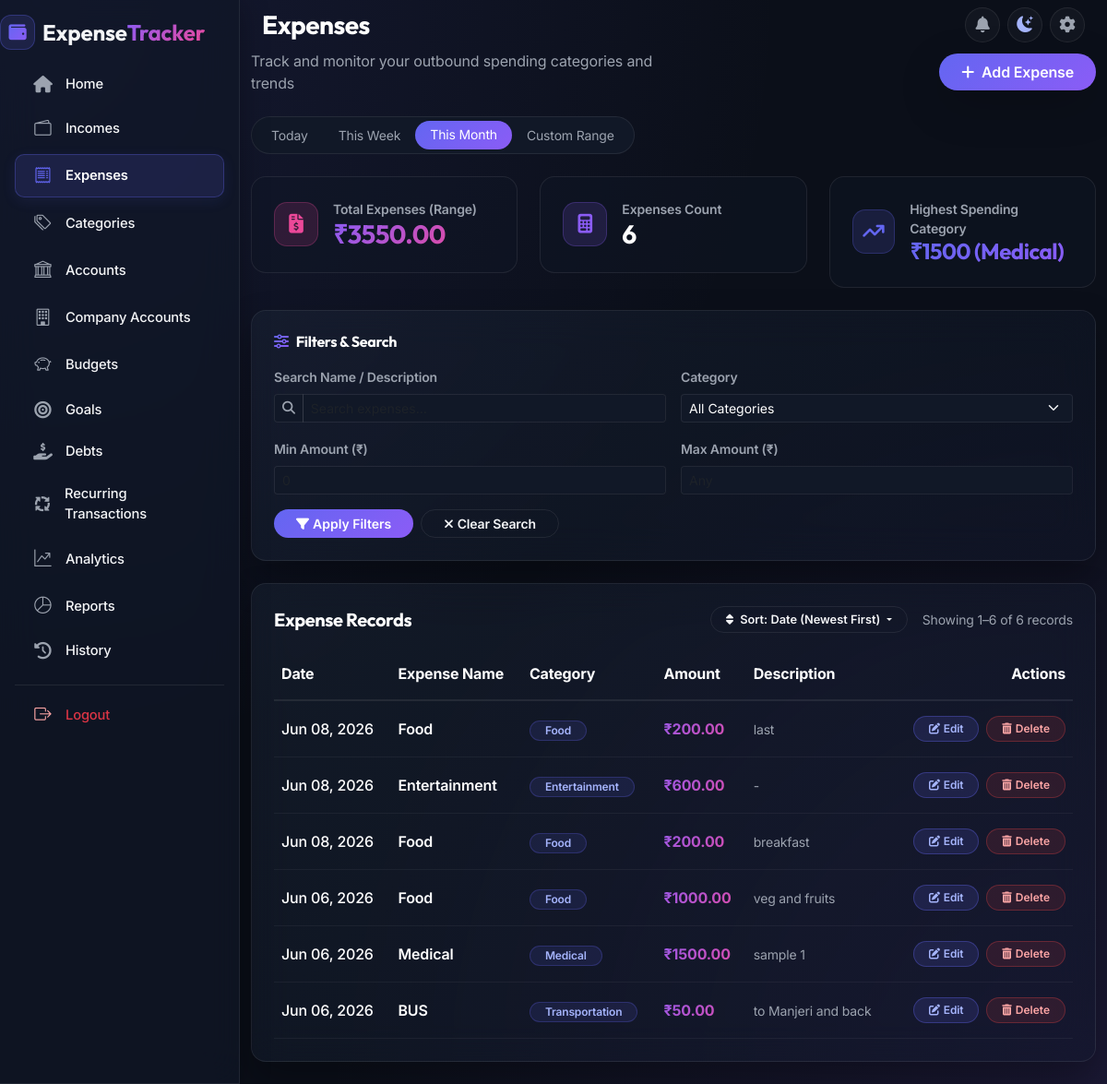
/expenses/ (signed in), run on an earlier commit of the app's database.
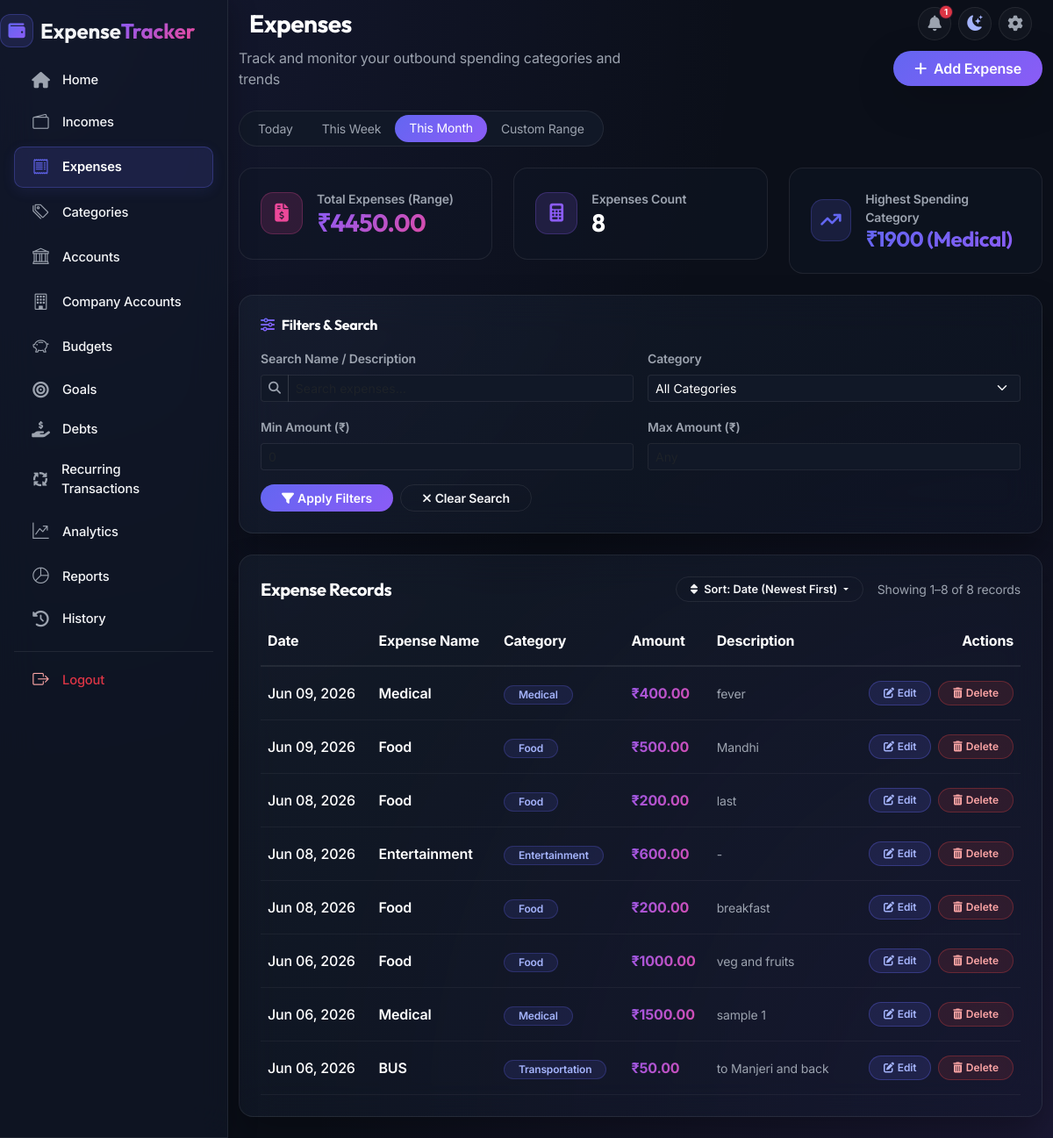
And on a later commit of the database.
### expenses/models.py (models this page shows, shortened)
class Expense(models.Model):
    user = models.ForeignKey(User, on_delete=models.CASCADE, related_name='expenses')
    account = models.ForeignKey('accounts.Account', on_delete=models.CASCADE, related_name='expenses', null=True, blank=True)
    name = models.CharField(max_length=200)
    amount = models.DecimalField(max_digits=12, decimal_places=2)
    date = models.DateField()
    description = models.TextField(blank=True, null=True)
    category = models.ForeignKey(Category, on_delete=models.SET_NULL, null=True, blank=True, related_name='expenses')
    labels = models.ManyToManyField(Label, blank=True, related_name='expenses')
    created_at = models.DateTimeField(auto_now_add=True)
    updated_at = models.DateTimeField(auto_now=True)
    class Meta:
        ordering = ['-date', '-created_at']

### categories/models.py (models this page shows)
class Category(models.Model):
    user = models.ForeignKey(User, on_delete=models.CASCADE, related_name='categories')
    name = models.CharField(max_length=100)
    description = models.TextField(blank=True, null=True)
    created_at = models.DateTimeField(auto_now_add=True)
    updated_at = models.DateTimeField(auto_now=True)
    class Meta:
        ordering = ['name']
        verbose_name_plural = 'Categories'
        unique_together = ('user', 'name')
    def __str__(self):
        return self.name

### expenses/views.py (the view, shortened to what this page needs)
# urls.py: path('expenses/', views.ExpenseListView.as_view(), name='expense-list'),
class ExpenseListView(LoginRequiredMixin, ListView):
    model = Expense
    template_name = 'expenses/expense_list.html'
    context_object_name = 'expenses'
    paginate_by = 15
    def get_queryset(self):
        qs = Expense.objects.filter(user=self.request.user).select_related('category').prefetch_related('labels')
        params = self.request.GET
        search = params.get('search', '').strip()
        if search:
            qs = qs.filter(Q(name__icontains=search) | Q(description__icontains=search))
        category = params.get('category', '').strip()
        start_date, end_date, date_filter = get_analytics_date_range(self.request)
        qs = qs.filter(date__range=(start_date, end_date))
        amount_min = params.get('amount_min', '').strip()
        amount_max = params.get('amount_max', '').strip()
        if amount_min:
            try:
                qs = qs.filter(amount__gte=float(amount_min))
            except ValueError:
                pass
        if amount_max:
            try:
                qs = qs.filter(amount__lte=float(amount_max))
            except ValueError:
                pass
        sort_by = params.get('sort_by', 'date_desc').strip().lower()
        if sort_by == 'date_asc':
            qs = qs.order_by('date', 'created_at')
        elif sort_by == 'amount_desc':
            qs = qs.order_by('-amount', '-date', '-created_at')
        elif sort_by == 'amount_asc':
            qs = qs.order_by('amount', 'date', 'created_at')
        elif sort_by == 'name_asc':
            qs = qs.order_by('name', '-date', '-created_at')
        elif sort_by == 'name_desc':
            qs = qs.order_by('-name', '-date', '-created_at')
        elif sort_by == 'category_asc':
            qs = qs.order_by('category__name', '-date', '-created_at')
        elif sort_by == 'category_desc':
            qs = qs.order_by('-category__name', '-date', '-created_at')
        elif sort_by == 'description_asc':
            qs = qs.order_by('description', '-date', '-created_at')
        elif sort_by == 'description_desc':
            qs = qs.order_by('-description', '-date', '-created_at')
        else: # date_desc
            qs = qs.order_by('-date', '-created_at')
        return qs
    def get_context_data(self, **kwargs):
        context = super().get_context_data(**kwargs)
        user = self.request.user
        params = self.request.GET
        start_date, end_date, date_filter = get_analytics_date_range(self.request)
        analytics_qs = Expense.objects.filter(user=user, date__range=(start_date, end_date))
        total_expense = analytics_qs.aggregate(t=Sum('amount'))['t'] or Decimal('0.00')
        total_count = analytics_qs.count()
        highest_cat_data = analytics_qs.values('category__name') \
                                       .annotate(total=Sum('amount')) \
                                       .order_by('-total') \
                                       .first()
        highest_category = highest_cat_data if highest_cat_data else None
        annotated_cats = Category.objects.filter(user=user).annotate(
            total_spent=Sum('expenses__amount', filter=Q(expenses__date__range=(start_date, end_date))),
            txn_count=Count('expenses', filter=Q(expenses__date__range=(start_date, end_date)))
        ).order_by('-total_spent')
        uncategorized_data = analytics_qs.filter(category__isnull=True).aggregate(
            total=Sum('amount'),
            count=Count('id')
        )
        uncat_spent = uncategorized_data['total'] or Decimal('0.00')
        uncat_count = uncategorized_data['count'] or 0
        categories_data = []
        for cat in annotated_cats:
            spent = cat.total_spent or Decimal('0.00')
            if spent > 0:
                pct = (spent / total_expense * 100) if total_expense > 0 else 0
                categories_data.append({
                    'name': cat.name,
                    'total_spent': spent,
                    'txn_count': cat.txn_count,
                    'percentage': pct
                })
        categories_data.sort(key=lambda x: x['total_spent'], reverse=True)
        pie_chart_data = {
            'labels': [c['name'] for c in categories_data],
            'data': [float(c['total_spent']) for c in categories_data]
        }
        trend_qs = analytics_qs.values('date') \
                               .annotate(total=Sum('amount')) \
                               .order_by('date')
        trend_chart_data = {
            'labels': [t['date'].strftime('%Y-%m-%d') for t in trend_qs],
            'data': [float(t['total']) for t in trend_qs]
        }
        filtered_qs = self.get_queryset()
        context['list_total'] = filtered_qs.aggregate(t=Sum('amount'))['t'] or Decimal('0.00')
        context['list_count'] = filtered_qs.count()
        context.update({
            'total_expense': total_expense,
            'total_count': total_count,
            'highest_category': highest_category,
            'categories_data': categories_data,
            'start_date': start_date,
            'end_date': end_date,
            'date_filter': date_filter,
            'category_chart_json': json.dumps(pie_chart_data),
            'trend_chart_json': json.dumps(trend_chart_data),
            'search': params.get('search', ''),
            'category_id': params.get('category', ''),
            'date_from': start_date.strftime('%Y-%m-%d'),
            'date_to': end_date.strftime('%Y-%m-%d'),
            'amount_min': params.get('amount_min', ''),
            'amount_max': params.get('amount_max', ''),
            'categories': Category.objects.filter(user=user).order_by('name'),
            'sort_by': params.get('sort_by', 'date_desc').strip().lower(),
        })
        query_params = params.copy()
        if 'date_filter' not in query_params:
            query_params['date_filter'] = date_filter
        if date_filter == 'custom':
            if 'date_from' not in query_params:
                query_params['date_from'] = start_date.strftime('%Y-%m-%d')
            if 'date_to' not in query_params:
                query_params['date_to'] = end_date.strftime('%Y-%m-%d')
        query_params.pop('page', None)
        context['query_string'] = query_params.urlencode()
        sort_params = query_params.copy()
        sort_params.pop('sort_by', None)
        context['sort_query_string'] = sort_params.urlencode()
        filters = []
        if context['search']:
            filters.append(f'Search: "{context["search"]}"')
        if date_filter != 'this_month' or context['amount_min'] or context['amount_max']:
            filters.append(f'Time filter: {date_filter.replace("_", " ").title()}')
        context['active_filters'] = filters
        context['has_filters'] = bool(filters)
        return context

### accounts/context_processors.py (called while the page is built, shortened)
def prefill_user_caches(user):
    if not user.is_authenticated:
        return
    if getattr(user, '_user_caches_prefilled', False):
        return
    from accounts.models import UserSettings, Account, annotate_balance
    from categories.models import Label, Category
    from decimal import Decimal
    settings, created = UserSettings.objects.get_or_create(user=user)
    user._settings_cache = settings
    all_accounts = list(annotate_balance(Account.objects.filter(user=user)))
    for acc in all_accounts:
        acc.user = user
    user._all_accounts_cache = all_accounts
    user._active_accounts_cache = [acc for acc in all_accounts if acc.status != 'CLOSED']
    user._labels_cache = list(Label.objects.filter(user=user))
    user._categories_cache = list(Category.objects.filter(user=user))
    user._user_caches_prefilled = True

### accounts/models.py (called while the page is built)
    def __str__(self):
        return f"{self.name} ({self.account_type})"

    @property
    def shortage(self):
        threshold = self.effective_minimum_balance
        if threshold and threshold > 0 and self.current_balance <= threshold:
            return threshold - self.current_balance
        return Decimal('0.00')

### expenses/templates/expenses/expense_list.html (shortened to what the changed rows need)
{% extends 'base.html' %}
{% block content %}
<div class="container py-4">
    <div class="row g-4 mb-4">
        <div class="col-md-4">
            <div class="card-feature p-4 rounded-4 text-white">
                <div class="d-flex align-items-center">
                    <div>
                        <p class="text-muted-custom small mb-0 uppercase fw-semibold">Total Expenses (Range)</p>
                        <h3 class="fw-bold mb-0 font-outfit text-gradient-alt">{{ currency_symbol }}{{ total_expense|floatformat:2 }}</h3>
                    </div>
                </div>
            </div>
        </div>
        <div class="col-md-4">
            <div class="card-feature p-4 rounded-4 text-white">
                <div class="d-flex align-items-center">
                    <div>
                        <p class="text-muted-custom small mb-0 uppercase fw-semibold">Expenses Count</p>
                        <h3 class="fw-bold mb-0 font-outfit">{{ total_count }}</h3>
                    </div>
                </div>
            </div>
        </div>
        <div class="col-md-4">
            <div class="card-feature p-4 rounded-4 text-white">
                <div class="d-flex align-items-center">
                    <div>
                        <p class="text-muted-custom small mb-0 uppercase fw-semibold">Highest Spending Category</p>
                        {% if highest_category %}
                        <h4 class="fw-bold mb-0 font-outfit text-gradient text-truncate" style="max-width: 180px;" title="{{ highest_category.category__name|default:'Uncategorized' }}">{{ currency_symbol }}{{ highest_category.total|floatformat:0 }} ({{ highest_category.category__name|default:"Uncategorized" }})</h4>
                        {% else %}
                        <h4 class="fw-bold mb-0 font-outfit text-muted-custom">None</h4>
                        {% endif %}
                    </div>
                </div>
            </div>
        </div>
    </div>
    <div class="row g-4">
        <div class="col-12">
            <div class="card-hero p-4 rounded-4 text-white">
                <div class="d-flex justify-content-between align-items-center mb-3 flex-wrap gap-2">
                    <div class="d-flex align-items-center gap-3">
                        <div class="dropdown">
                            <button class="btn btn-sm btn-outline-custom dropdown-toggle rounded-pill px-3 py-1.5 small fw-semibold" type="button" id="sortDropdown" data-bs-toggle="dropdown" aria-expanded="false" style="font-size: 0.8rem;">
                            </button>
                        </div>
                        {% if expenses %}
                        <span class="text-muted-custom small">
                            Showing {{ page_obj.start_index }}–{{ page_obj.end_index }} of {{ list_count }} records
                        </span>
                        {% endif %}
                    </div>
                </div>
                {% if expenses %}
                <div class="table-responsive">
                    <table class="table table-dark table-hover align-middle mb-0"
                        style="--bs-table-bg: transparent; --bs-table-border-color: var(--glass-border);">
                        <thead>
                            <tr class="text-muted-custom" style="border-bottom: 2px solid var(--glass-border);">
                                <th class="py-3">Date</th>
                                <th class="py-3">Expense Name</th>
                                <th class="py-3">Category</th>
                                <th class="py-3">Amount</th>
                                <th class="py-3">Description</th>
                                <th class="py-3 text-end">Actions</th>
                            </tr>
                        </thead>
                        <tbody>
                            {% for expense in expenses %}
                            <tr style="border-bottom: 1px solid rgba(255,255,255,0.05);">
                                <td class="py-3 fw-medium">{{ expense.date|date:"M d, Y" }}</td>
                                <td class="py-3">
                                    <div class="fw-semibold">{{ expense.name }}</div>
                                </td>
                                <td class="py-3">
                                    {% if expense.category %}
                                    <span class="badge rounded-pill px-3 py-1 fw-semibold"
                                        style="background:rgba(99,102,241,0.12);border:1px solid rgba(99,102,241,0.25);color:#a5b4fc;font-size:0.75rem;">
                                        {{ expense.category.name }}
                                    </span>
                                    {% else %}
                                    <span class="text-muted-custom small">Uncategorized</span>
                                    {% endif %}
                                </td>
                                <td class="py-3 fw-bold text-gradient-alt">{{ currency_symbol }}{{ expense.amount|floatformat:2 }}</td>
                                <td class="py-3 text-muted-custom small">{{ expense.description|default:"-"|truncatechars:40 }}</td>
                                <td class="py-3 text-end">
                                    <div class="d-flex align-items-center justify-content-end gap-2">
                                        <a href="{% url 'expense-edit' expense.pk %}"
                                           class="btn btn-sm rounded-pill px-3 py-1 fw-semibold"
                                           style="background:rgba(99,102,241,0.15);border:1px solid rgba(99,102,241,0.35);color:#a5b4fc;font-size:0.75rem;transition:all 0.2s;"
                                           title="Edit">
                                            <i class="fa-solid fa-pen-to-square me-1"></i>Edit
                                        </a>
                                        <button type="button"
                                                class="btn btn-sm rounded-pill px-3 py-1 fw-semibold"
                                                style="background:rgba(239,68,68,0.12);border:1px solid rgba(239,68,68,0.3);color:#fca5a5;font-size:0.75rem;transition:all 0.2s;"
                                                title="Delete"
                                                onclick="confirmDelete('{% url 'expense-delete' expense.pk %}', 'expense &quot;{{ expense.name }}&quot; of {{ currency_symbol }}{{ expense.amount|floatformat:2 }}')"
                                        >
                                            <i class="fa-solid fa-trash-can me-1"></i>Delete
                                        </button>
                                    </div>
                                </td>
                            </tr>
                            {% endfor %}
                        </tbody>
                    </table>
                </div>
                {% endif %}
            </div>
    </div>
</div>
{% endblock %}

What changed in the data, as far as the page shows it:
added Expense: date "Jun 09, 2026", name "Medical", category.name "Medical", currency_symbol "₹", amount "400.00", description "fever"
added Expense: date "Jun 09, 2026", name "Food", category.name "Food", currency_symbol "₹", amount "500.00", description "Mandhi"
Also different on the page:
{{ total_alerts }}: (not shown) → "1"
{{ total_expense|floatformat:2 }}: "3550.00" → "4450.00"
{{ total_count }}: "6" → "8"
{{ highest_category.total|floatformat:0 }}: "1500" → "1900"
{{ page_obj.end_index }}: "6" → "8"
{{ list_count }}: "6" → "8"
